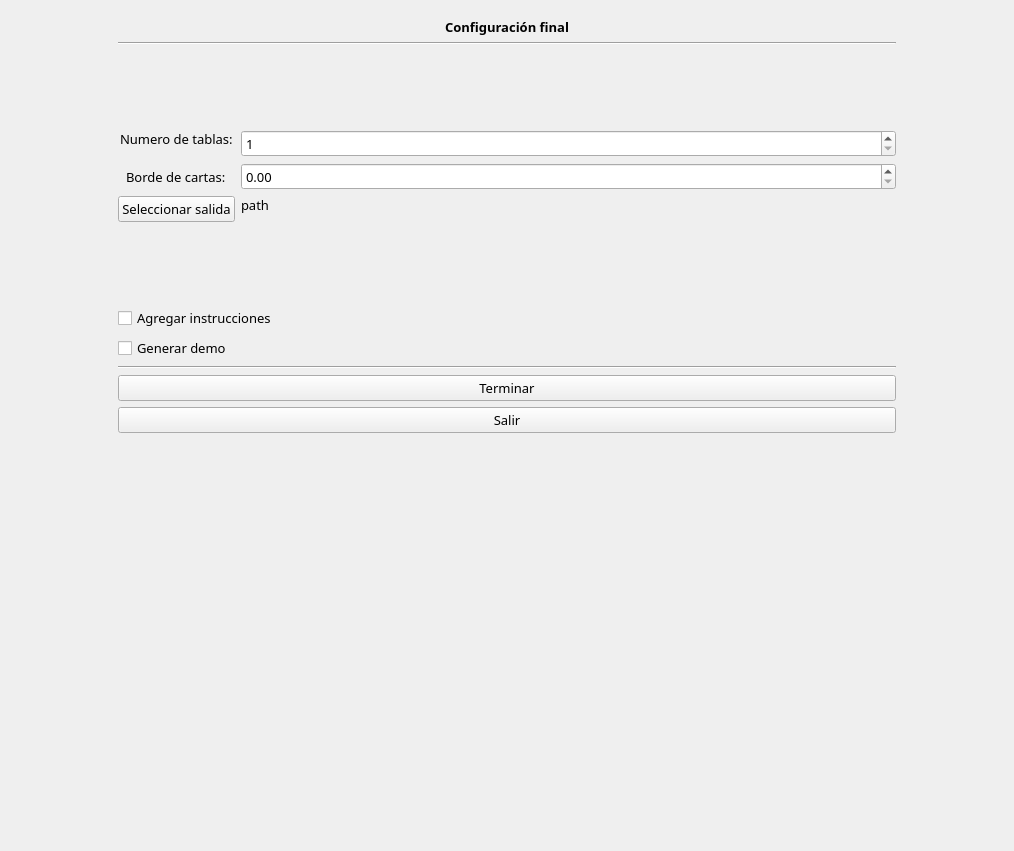
<?xml version="1.0" encoding="UTF-8"?>
<ui version="4.0">
 <class>MainWindow</class>
 <widget class="QMainWindow" name="MainWindow">
  <property name="geometry">
   <rect>
    <x>0</x>
    <y>0</y>
    <width>1014</width>
    <height>851</height>
   </rect>
  </property>
  <property name="minimumSize">
   <size>
    <width>800</width>
    <height>700</height>
   </size>
  </property>
  <property name="maximumSize">
   <size>
    <width>1400</width>
    <height>900</height>
   </size>
  </property>
  <property name="font">
   <font>
    <family>Myanmar Text</family>
    <pointsize>10</pointsize>
   </font>
  </property>
  <property name="windowTitle">
   <string>MainWindow</string>
  </property>
  <widget class="QWidget" name="centralwidget">
   <layout class="QGridLayout" name="gridLayout_2">
    <item row="0" column="0">
     <layout class="QGridLayout" name="gridLayout">
      <item row="0" column="0">
       <widget class="QStackedWidget" name="stackedWidget">
        <property name="currentIndex">
         <number>5</number>
        </property>
        <widget class="QWidget" name="inicio">
         <layout class="QVBoxLayout" name="verticalLayout_10">
          <item>
           <layout class="QVBoxLayout" name="verticalLayout_9">
            <item>
             <widget class="QLabel" name="tituloInicio">
              <property name="text">
               <string>Lotify</string>
              </property>
              <property name="alignment">
               <set>Qt::AlignCenter</set>
              </property>
             </widget>
            </item>
            <item>
             <widget class="Line" name="line_14">
              <property name="orientation">
               <enum>Qt::Horizontal</enum>
              </property>
             </widget>
            </item>
            <item>
             <widget class="QPushButton" name="btnIniciar">
              <property name="text">
               <string>Iniciar</string>
              </property>
             </widget>
            </item>
            <item>
             <widget class="QPushButton" name="btnSalir1">
              <property name="text">
               <string>Salir</string>
              </property>
             </widget>
            </item>
           </layout>
          </item>
         </layout>
        </widget>
        <widget class="QWidget" name="form1Tablas">
         <layout class="QVBoxLayout" name="verticalLayout_2">
          <item>
           <layout class="QHBoxLayout" name="horizontalLayout">
            <item>
             <layout class="QVBoxLayout" name="verticalLayout">
              <property name="sizeConstraint">
               <enum>QLayout::SetDefaultConstraint</enum>
              </property>
              <item>
               <widget class="QLabel" name="label_7">
                <property name="sizePolicy">
                 <sizepolicy hsizetype="Preferred" vsizetype="Maximum">
                  <horstretch>0</horstretch>
                  <verstretch>0</verstretch>
                 </sizepolicy>
                </property>
                <property name="font">
                 <font>
                  <family>Myanmar Text</family>
                  <pointsize>10</pointsize>
                  <weight>75</weight>
                  <bold>true</bold>
                 </font>
                </property>
                <property name="text">
                 <string>Configuración de tabla</string>
                </property>
                <property name="alignment">
                 <set>Qt::AlignCenter</set>
                </property>
               </widget>
              </item>
              <item>
               <widget class="Line" name="line">
                <property name="orientation">
                 <enum>Qt::Horizontal</enum>
                </property>
               </widget>
              </item>
              <item>
               <widget class="QLabel" name="label_8">
                <property name="sizePolicy">
                 <sizepolicy hsizetype="Preferred" vsizetype="Maximum">
                  <horstretch>0</horstretch>
                  <verstretch>0</verstretch>
                 </sizepolicy>
                </property>
                <property name="text">
                 <string>Tabla y distribución de elementos</string>
                </property>
               </widget>
              </item>
              <item>
               <layout class="QFormLayout" name="formLayout_2">
                <property name="sizeConstraint">
                 <enum>QLayout::SetDefaultConstraint</enum>
                </property>
                <property name="verticalSpacing">
                 <number>7</number>
                </property>
                <item row="0" column="0">
                 <widget class="QLabel" name="label_9">
                  <property name="sizePolicy">
                   <sizepolicy hsizetype="Preferred" vsizetype="Maximum">
                    <horstretch>0</horstretch>
                    <verstretch>0</verstretch>
                   </sizepolicy>
                  </property>
                  <property name="text">
                   <string>Alto de tabla:</string>
                  </property>
                 </widget>
                </item>
                <item row="0" column="1">
                 <widget class="QDoubleSpinBox" name="altoTabla">
                  <property name="sizePolicy">
                   <sizepolicy hsizetype="Minimum" vsizetype="Maximum">
                    <horstretch>0</horstretch>
                    <verstretch>0</verstretch>
                   </sizepolicy>
                  </property>
                 </widget>
                </item>
                <item row="1" column="0">
                 <widget class="QLabel" name="label_10">
                  <property name="sizePolicy">
                   <sizepolicy hsizetype="Preferred" vsizetype="Maximum">
                    <horstretch>0</horstretch>
                    <verstretch>0</verstretch>
                   </sizepolicy>
                  </property>
                  <property name="text">
                   <string>Ancho de tabla:</string>
                  </property>
                 </widget>
                </item>
                <item row="1" column="1">
                 <widget class="QDoubleSpinBox" name="anchoTabla">
                  <property name="sizePolicy">
                   <sizepolicy hsizetype="Minimum" vsizetype="Maximum">
                    <horstretch>0</horstretch>
                    <verstretch>0</verstretch>
                   </sizepolicy>
                  </property>
                 </widget>
                </item>
                <item row="2" column="0">
                 <widget class="QLabel" name="label_11">
                  <property name="sizePolicy">
                   <sizepolicy hsizetype="Preferred" vsizetype="Maximum">
                    <horstretch>0</horstretch>
                    <verstretch>0</verstretch>
                   </sizepolicy>
                  </property>
                  <property name="text">
                   <string>No. Elementos por lado:</string>
                  </property>
                 </widget>
                </item>
                <item row="2" column="1">
                 <widget class="QSpinBox" name="elementosLado">
                  <property name="sizePolicy">
                   <sizepolicy hsizetype="Minimum" vsizetype="Maximum">
                    <horstretch>0</horstretch>
                    <verstretch>0</verstretch>
                   </sizepolicy>
                  </property>
                 </widget>
                </item>
                <item row="3" column="0">
                 <widget class="QLabel" name="label_12">
                  <property name="sizePolicy">
                   <sizepolicy hsizetype="Preferred" vsizetype="Maximum">
                    <horstretch>0</horstretch>
                    <verstretch>0</verstretch>
                   </sizepolicy>
                  </property>
                  <property name="text">
                   <string>Borde de impresión:</string>
                  </property>
                 </widget>
                </item>
                <item row="3" column="1">
                 <widget class="QDoubleSpinBox" name="bordeImpresion">
                  <property name="sizePolicy">
                   <sizepolicy hsizetype="Minimum" vsizetype="Maximum">
                    <horstretch>0</horstretch>
                    <verstretch>0</verstretch>
                   </sizepolicy>
                  </property>
                 </widget>
                </item>
                <item row="4" column="0">
                 <widget class="QLabel" name="label_13">
                  <property name="sizePolicy">
                   <sizepolicy hsizetype="Preferred" vsizetype="Maximum">
                    <horstretch>0</horstretch>
                    <verstretch>0</verstretch>
                   </sizepolicy>
                  </property>
                  <property name="text">
                   <string>Espaciado entre cartas:</string>
                  </property>
                 </widget>
                </item>
                <item row="4" column="1">
                 <widget class="QDoubleSpinBox" name="espaciadoCartas">
                  <property name="sizePolicy">
                   <sizepolicy hsizetype="Minimum" vsizetype="Maximum">
                    <horstretch>0</horstretch>
                    <verstretch>0</verstretch>
                   </sizepolicy>
                  </property>
                 </widget>
                </item>
                <item row="5" column="0">
                 <widget class="QLabel" name="label_4">
                  <property name="text">
                   <string>Altura de encabezado:</string>
                  </property>
                 </widget>
                </item>
                <item row="5" column="1">
                 <widget class="QDoubleSpinBox" name="doubleSpinBox"/>
                </item>
               </layout>
              </item>
              <item>
               <widget class="Line" name="line_2">
                <property name="orientation">
                 <enum>Qt::Horizontal</enum>
                </property>
               </widget>
              </item>
              <item>
               <widget class="QLabel" name="label_14">
                <property name="sizePolicy">
                 <sizepolicy hsizetype="Preferred" vsizetype="Maximum">
                  <horstretch>0</horstretch>
                  <verstretch>0</verstretch>
                 </sizepolicy>
                </property>
                <property name="text">
                 <string>Configuración visual</string>
                </property>
               </widget>
              </item>
              <item>
               <layout class="QFormLayout" name="formLayout_3">
                <property name="sizeConstraint">
                 <enum>QLayout::SetMaximumSize</enum>
                </property>
                <item row="0" column="0">
                 <widget class="QPushButton" name="seleccionarLogo">
                  <property name="sizePolicy">
                   <sizepolicy hsizetype="Minimum" vsizetype="Maximum">
                    <horstretch>0</horstretch>
                    <verstretch>0</verstretch>
                   </sizepolicy>
                  </property>
                  <property name="text">
                   <string>Seleccionar logo</string>
                  </property>
                 </widget>
                </item>
                <item row="0" column="1">
                 <widget class="QLabel" name="pathLogo">
                  <property name="sizePolicy">
                   <sizepolicy hsizetype="Preferred" vsizetype="Maximum">
                    <horstretch>0</horstretch>
                    <verstretch>0</verstretch>
                   </sizepolicy>
                  </property>
                  <property name="text">
                   <string>Logo IMG</string>
                  </property>
                 </widget>
                </item>
                <item row="1" column="0">
                 <widget class="QPushButton" name="seleccionarFondo">
                  <property name="sizePolicy">
                   <sizepolicy hsizetype="Minimum" vsizetype="Maximum">
                    <horstretch>0</horstretch>
                    <verstretch>0</verstretch>
                   </sizepolicy>
                  </property>
                  <property name="text">
                   <string>Seleccionar fondo</string>
                  </property>
                 </widget>
                </item>
                <item row="1" column="1">
                 <widget class="QLabel" name="fondoPath">
                  <property name="sizePolicy">
                   <sizepolicy hsizetype="Preferred" vsizetype="Maximum">
                    <horstretch>0</horstretch>
                    <verstretch>0</verstretch>
                   </sizepolicy>
                  </property>
                  <property name="text">
                   <string>Fondo IMG</string>
                  </property>
                 </widget>
                </item>
                <item row="2" column="0">
                 <widget class="QLabel" name="label_17">
                  <property name="sizePolicy">
                   <sizepolicy hsizetype="Preferred" vsizetype="Maximum">
                    <horstretch>0</horstretch>
                    <verstretch>0</verstretch>
                   </sizepolicy>
                  </property>
                  <property name="text">
                   <string>Titulo: </string>
                  </property>
                 </widget>
                </item>
                <item row="2" column="1">
                 <widget class="QLineEdit" name="tituloLoteria">
                  <property name="sizePolicy">
                   <sizepolicy hsizetype="Expanding" vsizetype="Maximum">
                    <horstretch>0</horstretch>
                    <verstretch>0</verstretch>
                   </sizepolicy>
                  </property>
                 </widget>
                </item>
                <item row="3" column="0">
                 <widget class="QLabel" name="label_18">
                  <property name="sizePolicy">
                   <sizepolicy hsizetype="Preferred" vsizetype="Maximum">
                    <horstretch>0</horstretch>
                    <verstretch>0</verstretch>
                   </sizepolicy>
                  </property>
                  <property name="text">
                   <string>Tipo de letra:</string>
                  </property>
                 </widget>
                </item>
                <item row="3" column="1">
                 <widget class="QFontComboBox" name="letraTabla">
                  <property name="sizePolicy">
                   <sizepolicy hsizetype="Preferred" vsizetype="Maximum">
                    <horstretch>0</horstretch>
                    <verstretch>0</verstretch>
                   </sizepolicy>
                  </property>
                 </widget>
                </item>
                <item row="4" column="0">
                 <widget class="QLabel" name="label_20">
                  <property name="sizePolicy">
                   <sizepolicy hsizetype="Preferred" vsizetype="Maximum">
                    <horstretch>0</horstretch>
                    <verstretch>0</verstretch>
                   </sizepolicy>
                  </property>
                  <property name="text">
                   <string>Tamaño:</string>
                  </property>
                 </widget>
                </item>
                <item row="4" column="1">
                 <widget class="QSpinBox" name="tamanoLetraTabla">
                  <property name="sizePolicy">
                   <sizepolicy hsizetype="Minimum" vsizetype="Maximum">
                    <horstretch>0</horstretch>
                    <verstretch>0</verstretch>
                   </sizepolicy>
                  </property>
                 </widget>
                </item>
                <item row="5" column="0">
                 <widget class="QLabel" name="label_19">
                  <property name="sizePolicy">
                   <sizepolicy hsizetype="Preferred" vsizetype="Maximum">
                    <horstretch>0</horstretch>
                    <verstretch>0</verstretch>
                   </sizepolicy>
                  </property>
                  <property name="text">
                   <string>Color de letra:</string>
                  </property>
                 </widget>
                </item>
                <item row="5" column="1">
                 <widget class="QPushButton" name="colorLetraTabla">
                  <property name="sizePolicy">
                   <sizepolicy hsizetype="Minimum" vsizetype="Maximum">
                    <horstretch>0</horstretch>
                    <verstretch>0</verstretch>
                   </sizepolicy>
                  </property>
                  <property name="text">
                   <string/>
                  </property>
                 </widget>
                </item>
               </layout>
              </item>
              <item>
               <widget class="Line" name="line_3">
                <property name="orientation">
                 <enum>Qt::Horizontal</enum>
                </property>
               </widget>
              </item>
              <item>
               <widget class="QPushButton" name="btnContinuar1">
                <property name="text">
                 <string>Continuar</string>
                </property>
               </widget>
              </item>
              <item>
               <widget class="QPushButton" name="btnSalir2">
                <property name="text">
                 <string>Salir</string>
                </property>
               </widget>
              </item>
             </layout>
            </item>
            <item>
             <widget class="QLabel" name="previsualizacionTabla">
              <property name="sizePolicy">
               <sizepolicy hsizetype="Expanding" vsizetype="Preferred">
                <horstretch>0</horstretch>
                <verstretch>0</verstretch>
               </sizepolicy>
              </property>
              <property name="text">
               <string>Previsualizacion de tabla</string>
              </property>
             </widget>
            </item>
           </layout>
          </item>
         </layout>
        </widget>
        <widget class="QWidget" name="seleccionarImagenes">
         <layout class="QHBoxLayout" name="horizontalLayout_3">
          <item>
           <layout class="QVBoxLayout" name="verticalLayout_3">
            <item>
             <widget class="QLabel" name="label_2">
              <property name="font">
               <font>
                <family>Myanmar Text</family>
                <pointsize>10</pointsize>
                <weight>75</weight>
                <bold>true</bold>
               </font>
              </property>
              <property name="text">
               <string>Imagenes</string>
              </property>
             </widget>
            </item>
            <item>
             <widget class="Line" name="line_5">
              <property name="orientation">
               <enum>Qt::Horizontal</enum>
              </property>
             </widget>
            </item>
            <item>
             <widget class="QPushButton" name="importarImagen">
              <property name="text">
               <string>Importar</string>
              </property>
             </widget>
            </item>
            <item>
             <widget class="QPushButton" name="eliminarImagen">
              <property name="text">
               <string>Eliminar</string>
              </property>
             </widget>
            </item>
            <item>
             <widget class="Line" name="line_4">
              <property name="orientation">
               <enum>Qt::Horizontal</enum>
              </property>
             </widget>
            </item>
            <item>
             <widget class="QPushButton" name="btnContinuar2">
              <property name="text">
               <string>Continuar</string>
              </property>
             </widget>
            </item>
            <item>
             <widget class="QPushButton" name="btnSalir3">
              <property name="text">
               <string>Salir</string>
              </property>
             </widget>
            </item>
           </layout>
          </item>
          <item>
           <layout class="QHBoxLayout" name="horizontalLayout_2">
            <item>
             <widget class="QTableWidget" name="tablaImagenes">
              <column>
               <property name="text">
                <string>Numero</string>
               </property>
              </column>
              <column>
               <property name="text">
                <string>Titulo</string>
               </property>
              </column>
              <column>
               <property name="text">
                <string>Path</string>
               </property>
              </column>
             </widget>
            </item>
           </layout>
          </item>
         </layout>
        </widget>
        <widget class="QWidget" name="caracteristicasCartas">
         <layout class="QHBoxLayout" name="horizontalLayout_5">
          <item>
           <layout class="QVBoxLayout" name="verticalLayout_4">
            <item>
             <widget class="QLabel" name="label_3">
              <property name="font">
               <font>
                <family>Myanmar Text</family>
                <pointsize>10</pointsize>
                <weight>75</weight>
                <bold>true</bold>
               </font>
              </property>
              <property name="text">
               <string>Configuración de cartas</string>
              </property>
              <property name="alignment">
               <set>Qt::AlignCenter</set>
              </property>
             </widget>
            </item>
            <item>
             <widget class="Line" name="line_6">
              <property name="orientation">
               <enum>Qt::Horizontal</enum>
              </property>
             </widget>
            </item>
            <item>
             <widget class="QLabel" name="label_33">
              <property name="text">
               <string>Configuracion de letra</string>
              </property>
             </widget>
            </item>
            <item>
             <layout class="QFormLayout" name="formLayout_4">
              <item row="0" column="0">
               <widget class="QLabel" name="label_34">
                <property name="text">
                 <string>Tipo de letra:</string>
                </property>
               </widget>
              </item>
              <item row="0" column="1">
               <widget class="QFontComboBox" name="tipoLetraCarta"/>
              </item>
              <item row="2" column="0">
               <widget class="QLabel" name="label_35">
                <property name="text">
                 <string>Color de letra (arriba):</string>
                </property>
               </widget>
              </item>
              <item row="2" column="1">
               <widget class="QPushButton" name="colorLetraCartaArriba">
                <property name="text">
                 <string/>
                </property>
               </widget>
              </item>
              <item row="3" column="0">
               <widget class="QLabel" name="label_36">
                <property name="text">
                 <string>Color de letra (abajo):</string>
                </property>
               </widget>
              </item>
              <item row="3" column="1">
               <widget class="QPushButton" name="colorLetraCartaAbajo">
                <property name="text">
                 <string/>
                </property>
               </widget>
              </item>
              <item row="1" column="1">
               <widget class="QSpinBox" name="tamanoLetraCarta"/>
              </item>
              <item row="1" column="0">
               <widget class="QLabel" name="label">
                <property name="text">
                 <string>Tamaño de letra:</string>
                </property>
               </widget>
              </item>
             </layout>
            </item>
            <item>
             <widget class="Line" name="line_7">
              <property name="orientation">
               <enum>Qt::Horizontal</enum>
              </property>
             </widget>
            </item>
            <item>
             <widget class="QLabel" name="label_37">
              <property name="text">
               <string>Configuración de bordes</string>
              </property>
             </widget>
            </item>
            <item>
             <layout class="QGridLayout" name="gridLayout_4">
              <item row="0" column="2">
               <widget class="QLabel" name="label_38">
                <property name="text">
                 <string>Ancho:</string>
                </property>
               </widget>
              </item>
              <item row="1" column="2">
               <widget class="QLabel" name="label_39">
                <property name="text">
                 <string>Ancho:</string>
                </property>
               </widget>
              </item>
              <item row="0" column="1">
               <widget class="QPushButton" name="colorBordeGeneral">
                <property name="text">
                 <string/>
                </property>
               </widget>
              </item>
              <item row="0" column="3">
               <widget class="QSpinBox" name="anchoBordeGeneral"/>
              </item>
              <item row="0" column="0">
               <widget class="QLabel" name="label_40">
                <property name="text">
                 <string>Color borde general:</string>
                </property>
               </widget>
              </item>
              <item row="1" column="0">
               <widget class="QLabel" name="label_41">
                <property name="text">
                 <string>Color borde arriba:</string>
                </property>
               </widget>
              </item>
              <item row="2" column="0">
               <widget class="QLabel" name="label_42">
                <property name="text">
                 <string>Color borde abajo:</string>
                </property>
               </widget>
              </item>
              <item row="2" column="2">
               <widget class="QLabel" name="label_43">
                <property name="text">
                 <string>Ancho:</string>
                </property>
               </widget>
              </item>
              <item row="1" column="1">
               <widget class="QPushButton" name="colorBordeArriba">
                <property name="text">
                 <string/>
                </property>
               </widget>
              </item>
              <item row="2" column="1">
               <widget class="QPushButton" name="colorBordeAbajo">
                <property name="text">
                 <string/>
                </property>
               </widget>
              </item>
              <item row="1" column="3">
               <widget class="QSpinBox" name="anchoBordeArriba"/>
              </item>
              <item row="2" column="3">
               <widget class="QSpinBox" name="anchoBordeArriba_2"/>
              </item>
             </layout>
            </item>
            <item>
             <widget class="Line" name="line_8">
              <property name="orientation">
               <enum>Qt::Horizontal</enum>
              </property>
             </widget>
            </item>
            <item>
             <widget class="QLabel" name="label_44">
              <property name="text">
               <string>Orientacón y espaciado</string>
              </property>
             </widget>
            </item>
            <item>
             <widget class="QLabel" name="label_21">
              <property name="text">
               <string>Orientación arriba:</string>
              </property>
             </widget>
            </item>
            <item>
             <layout class="QGridLayout" name="gridLayout_5">
              <item row="0" column="2">
               <widget class="QPushButton" name="derechaArriba">
                <property name="text">
                 <string/>
                </property>
               </widget>
              </item>
              <item row="0" column="0">
               <widget class="QPushButton" name="izquierdaArriba">
                <property name="text">
                 <string/>
                </property>
               </widget>
              </item>
              <item row="0" column="1">
               <widget class="QPushButton" name="centroArriba">
                <property name="text">
                 <string/>
                </property>
               </widget>
              </item>
             </layout>
            </item>
            <item>
             <layout class="QGridLayout" name="gridLayout_6">
              <item row="0" column="1">
               <widget class="QDoubleSpinBox" name="horizontalArriba"/>
              </item>
              <item row="0" column="2">
               <widget class="QLabel" name="label_23">
                <property name="text">
                 <string>Espaciado V:</string>
                </property>
               </widget>
              </item>
              <item row="0" column="0">
               <widget class="QLabel" name="label_22">
                <property name="text">
                 <string>Espaciado H:</string>
                </property>
               </widget>
              </item>
              <item row="0" column="3">
               <widget class="QDoubleSpinBox" name="verticalArriba"/>
              </item>
             </layout>
            </item>
            <item>
             <widget class="QLabel" name="label_24">
              <property name="text">
               <string>Orientación abajo:</string>
              </property>
             </widget>
            </item>
            <item>
             <layout class="QGridLayout" name="gridLayout_7">
              <item row="0" column="0">
               <widget class="QPushButton" name="izquierdaAbajo">
                <property name="text">
                 <string/>
                </property>
               </widget>
              </item>
              <item row="0" column="1">
               <widget class="QPushButton" name="centroAbajo">
                <property name="text">
                 <string/>
                </property>
               </widget>
              </item>
              <item row="0" column="2">
               <widget class="QPushButton" name="derechaAbajo">
                <property name="text">
                 <string/>
                </property>
               </widget>
              </item>
             </layout>
            </item>
            <item>
             <layout class="QGridLayout" name="gridLayout_8">
              <item row="0" column="1">
               <widget class="QDoubleSpinBox" name="horizontalAbajo"/>
              </item>
              <item row="0" column="2">
               <widget class="QLabel" name="label_26">
                <property name="text">
                 <string>Espaciado V:</string>
                </property>
               </widget>
              </item>
              <item row="0" column="0">
               <widget class="QLabel" name="label_25">
                <property name="text">
                 <string>Espaciado H:</string>
                </property>
               </widget>
              </item>
              <item row="0" column="3">
               <widget class="QDoubleSpinBox" name="verticalAbajo"/>
              </item>
             </layout>
            </item>
            <item>
             <widget class="Line" name="line_9">
              <property name="orientation">
               <enum>Qt::Horizontal</enum>
              </property>
             </widget>
            </item>
            <item>
             <widget class="QPushButton" name="btnContinuar3">
              <property name="text">
               <string>Continuar</string>
              </property>
             </widget>
            </item>
            <item>
             <widget class="QPushButton" name="btnSalir4">
              <property name="text">
               <string>Salir</string>
              </property>
             </widget>
            </item>
           </layout>
          </item>
          <item>
           <layout class="QHBoxLayout" name="horizontalLayout_4">
            <item>
             <widget class="QLabel" name="previsualizacionCarta">
              <property name="text">
               <string>Carta Previsualizada</string>
              </property>
             </widget>
            </item>
           </layout>
          </item>
         </layout>
        </widget>
        <widget class="QWidget" name="cargaCartas">
         <layout class="QVBoxLayout" name="verticalLayout_6">
          <item>
           <layout class="QVBoxLayout" name="verticalLayout_5">
            <property name="spacing">
             <number>7</number>
            </property>
            <property name="sizeConstraint">
             <enum>QLayout::SetDefaultConstraint</enum>
            </property>
            <property name="topMargin">
             <number>300</number>
            </property>
            <property name="bottomMargin">
             <number>300</number>
            </property>
            <item alignment="Qt::AlignBottom">
             <widget class="QLabel" name="labelCargaCarta">
              <property name="sizePolicy">
               <sizepolicy hsizetype="Preferred" vsizetype="Maximum">
                <horstretch>0</horstretch>
                <verstretch>0</verstretch>
               </sizepolicy>
              </property>
              <property name="text">
               <string>Iniciando proceso</string>
              </property>
              <property name="alignment">
               <set>Qt::AlignCenter</set>
              </property>
             </widget>
            </item>
            <item alignment="Qt::AlignVCenter">
             <widget class="Line" name="line_10">
              <property name="sizePolicy">
               <sizepolicy hsizetype="Minimum" vsizetype="Maximum">
                <horstretch>0</horstretch>
                <verstretch>0</verstretch>
               </sizepolicy>
              </property>
              <property name="orientation">
               <enum>Qt::Horizontal</enum>
              </property>
             </widget>
            </item>
            <item alignment="Qt::AlignTop">
             <widget class="QProgressBar" name="barraCargaCarta">
              <property name="sizePolicy">
               <sizepolicy hsizetype="Expanding" vsizetype="Maximum">
                <horstretch>0</horstretch>
                <verstretch>0</verstretch>
               </sizepolicy>
              </property>
              <property name="value">
               <number>24</number>
              </property>
             </widget>
            </item>
           </layout>
          </item>
         </layout>
        </widget>
        <widget class="QWidget" name="form2Tablas">
         <layout class="QVBoxLayout" name="verticalLayout_8">
          <item>
           <layout class="QVBoxLayout" name="verticalLayout_7">
            <property name="leftMargin">
             <number>100</number>
            </property>
            <property name="rightMargin">
             <number>100</number>
            </property>
            <property name="bottomMargin">
             <number>400</number>
            </property>
            <item>
             <widget class="QLabel" name="label_5">
              <property name="sizePolicy">
               <sizepolicy hsizetype="Preferred" vsizetype="Maximum">
                <horstretch>0</horstretch>
                <verstretch>0</verstretch>
               </sizepolicy>
              </property>
              <property name="font">
               <font>
                <family>Myanmar Text</family>
                <pointsize>10</pointsize>
                <weight>75</weight>
                <bold>true</bold>
               </font>
              </property>
              <property name="text">
               <string>Configuración final</string>
              </property>
              <property name="alignment">
               <set>Qt::AlignCenter</set>
              </property>
             </widget>
            </item>
            <item>
             <widget class="Line" name="line_11">
              <property name="orientation">
               <enum>Qt::Horizontal</enum>
              </property>
             </widget>
            </item>
            <item>
             <layout class="QFormLayout" name="formLayout">
              <property name="sizeConstraint">
               <enum>QLayout::SetFixedSize</enum>
              </property>
              <property name="labelAlignment">
               <set>Qt::AlignCenter</set>
              </property>
              <property name="formAlignment">
               <set>Qt::AlignCenter</set>
              </property>
              <item row="0" column="0">
               <widget class="QLabel" name="label_28">
                <property name="sizePolicy">
                 <sizepolicy hsizetype="Preferred" vsizetype="Maximum">
                  <horstretch>0</horstretch>
                  <verstretch>0</verstretch>
                 </sizepolicy>
                </property>
                <property name="text">
                 <string>Numero de tablas:</string>
                </property>
               </widget>
              </item>
              <item row="0" column="1">
               <widget class="QSpinBox" name="numeroTablas">
                <property name="sizePolicy">
                 <sizepolicy hsizetype="Minimum" vsizetype="Maximum">
                  <horstretch>0</horstretch>
                  <verstretch>0</verstretch>
                 </sizepolicy>
                </property>
                <property name="minimum">
                 <number>1</number>
                </property>
               </widget>
              </item>
              <item row="2" column="0">
               <widget class="QPushButton" name="sleccionarSalida">
                <property name="sizePolicy">
                 <sizepolicy hsizetype="Minimum" vsizetype="Maximum">
                  <horstretch>0</horstretch>
                  <verstretch>0</verstretch>
                 </sizepolicy>
                </property>
                <property name="text">
                 <string>Seleccionar salida</string>
                </property>
               </widget>
              </item>
              <item row="2" column="1">
               <widget class="QLabel" name="pathSalida">
                <property name="sizePolicy">
                 <sizepolicy hsizetype="Preferred" vsizetype="Maximum">
                  <horstretch>0</horstretch>
                  <verstretch>0</verstretch>
                 </sizepolicy>
                </property>
                <property name="text">
                 <string>path</string>
                </property>
               </widget>
              </item>
              <item row="1" column="0">
               <widget class="QLabel" name="label_6">
                <property name="text">
                 <string>Borde de cartas:</string>
                </property>
               </widget>
              </item>
              <item row="1" column="1">
               <widget class="QDoubleSpinBox" name="doubleSpinBox_2"/>
              </item>
             </layout>
            </item>
            <item>
             <widget class="QCheckBox" name="instrucciones">
              <property name="text">
               <string>Agregar instrucciones</string>
              </property>
             </widget>
            </item>
            <item>
             <widget class="QCheckBox" name="demo">
              <property name="text">
               <string>Generar demo</string>
              </property>
             </widget>
            </item>
            <item>
             <widget class="Line" name="line_13">
              <property name="orientation">
               <enum>Qt::Horizontal</enum>
              </property>
             </widget>
            </item>
            <item>
             <widget class="QPushButton" name="terminar">
              <property name="text">
               <string>Terminar</string>
              </property>
             </widget>
            </item>
            <item>
             <widget class="QPushButton" name="btnSalir5">
              <property name="text">
               <string>Salir</string>
              </property>
             </widget>
            </item>
           </layout>
          </item>
         </layout>
        </widget>
        <widget class="QWidget" name="cargaArchivoFinal">
         <layout class="QVBoxLayout" name="verticalLayout_12">
          <item>
           <layout class="QVBoxLayout" name="verticalLayout_11">
            <property name="spacing">
             <number>7</number>
            </property>
            <property name="sizeConstraint">
             <enum>QLayout::SetDefaultConstraint</enum>
            </property>
            <property name="topMargin">
             <number>300</number>
            </property>
            <property name="bottomMargin">
             <number>300</number>
            </property>
            <item alignment="Qt::AlignBottom">
             <widget class="QLabel" name="labelCargaArchivo">
              <property name="sizePolicy">
               <sizepolicy hsizetype="Preferred" vsizetype="Maximum">
                <horstretch>0</horstretch>
                <verstretch>0</verstretch>
               </sizepolicy>
              </property>
              <property name="text">
               <string>Iniciando proceso</string>
              </property>
              <property name="alignment">
               <set>Qt::AlignCenter</set>
              </property>
             </widget>
            </item>
            <item alignment="Qt::AlignVCenter">
             <widget class="Line" name="line_12">
              <property name="sizePolicy">
               <sizepolicy hsizetype="Minimum" vsizetype="Maximum">
                <horstretch>0</horstretch>
                <verstretch>0</verstretch>
               </sizepolicy>
              </property>
              <property name="orientation">
               <enum>Qt::Horizontal</enum>
              </property>
             </widget>
            </item>
            <item alignment="Qt::AlignTop">
             <widget class="QProgressBar" name="barraCargaArchivo">
              <property name="sizePolicy">
               <sizepolicy hsizetype="Expanding" vsizetype="Maximum">
                <horstretch>0</horstretch>
                <verstretch>0</verstretch>
               </sizepolicy>
              </property>
              <property name="value">
               <number>24</number>
              </property>
             </widget>
            </item>
           </layout>
          </item>
         </layout>
        </widget>
       </widget>
      </item>
     </layout>
    </item>
   </layout>
  </widget>
 </widget>
 <resources/>
 <connections/>
</ui>
